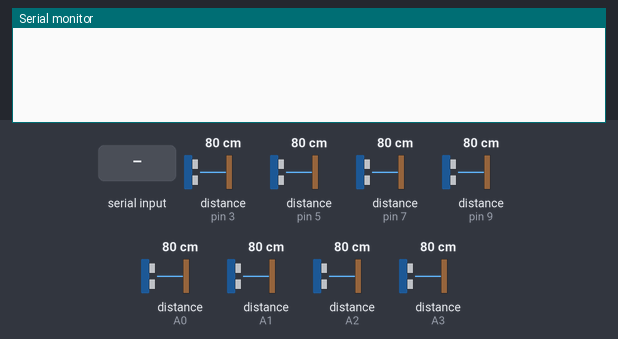
A sketch run on a simulated Arduino Uno, built with avr-gcc and run on an emulated ATmega328P. Parts: the last lines printed to the serial monitor. Wiring (inferred from the names in the program): 8 × ultrasonic range finder: trigger pin 2, echo pin 3 / trigger pin 4, echo pin 5 / trigger pin 6, echo pin 7 / trigger pin 8, echo pin 9 / trigger pin 10, echo A0 / trigger pin 11, echo A1 / trigger pin 12, echo A2 / trigger pin 13, echo A3. The test bench sets the inputs (shaded band); at power-on: distance to the obstacle (sensors on pin 3, pin 5, pin 7, pin 9, A0, A1, A2, A3) 80 cm. The echo pulse lasts 58.3 µs per cm.

Above: at 1.2 s.
1.3 s: "REQUEST_CYCLE_END\n" received over Serial
At 2.0 s:
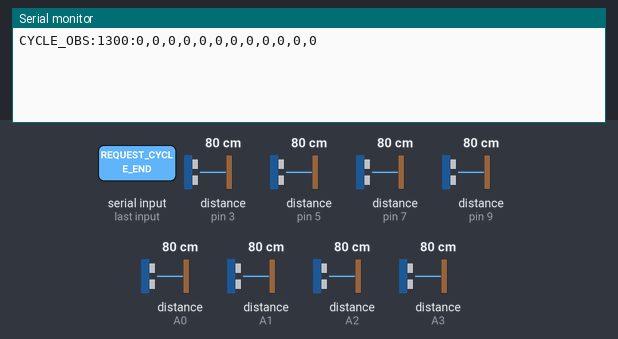
2.8 s: distance to the obstacle (sensor on pin 3) set to 2 cm
At 5.7 s:
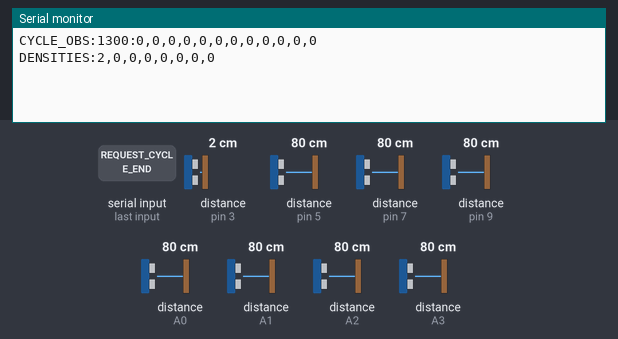

The sketch:

sensor_arduino.ino
```cpp
/* ===================== CONFIG ===================== */
#define LANES 4
#define SENSORS 8
#define OCCUPIED_DIST 20      // Cars detected if < 20cm
#define FREE_DIST 30          // No car if > 30cm
#define DECAY_INTERVAL 25000  // Decay every 25 seconds
#define DENSITY_SEND_CYCLES 3
#define SENSOR_DELAY_MS 25    // Delay between sensors to prevent crosstalk

const int trigPins[SENSORS] = {2, 4, 6, 8, 10, 11, 12, 13};
const int echoPins[SENSORS] = {3, 5, 7, 9, A0, A1, A2, A3};

/* ===================== STATE ===================== */
int density_before_light[LANES];
int density_after_light[LANES];
bool lastOccupied[SENSORS];
long lastDistance[SENSORS];
bool lastValid[SENSORS];

// Counters
int total_entered[LANES] = {0};
int total_exited[LANES] = {0};

// For sensor health
int errorCount[SENSORS] = {0};
bool sensorStatus[SENSORS] = {true};

unsigned long lastSendTime = 0;
unsigned long lastDecayTime = 0;
int cycleCounter = 0;

// For continuous scanning
static unsigned long lastScanTime = 0;
static int sensorIndex = 0;

/* ===================== UTILS ===================== */
long measureDistanceByIndex(int idx) {
  int t = trigPins[idx];
  int e = echoPins[idx];

  digitalWrite(t, LOW);
  delayMicroseconds(2);
  digitalWrite(t, HIGH);
  delayMicroseconds(10);
  digitalWrite(t, LOW);

  long d = pulseIn(e, HIGH, 30000); // timeout 30ms
  if (d == 0) {
    errorCount[idx]++;
    if (errorCount[idx] > 50) sensorStatus[idx] = false;
    return -1;
  }

  // Valid reading → reset error
  errorCount[idx] = 0;
  sensorStatus[idx] = true;

  long cm = d * 0.034 / 2;
  if (cm > 400 || cm < 2) {
    errorCount[idx]++;
    if (errorCount[idx] > 50) sensorStatus[idx] = false;
    return -1;
  }
  return cm;
}

/* ===================== CORE LOGIC ===================== */
void scanNextSensor() {
  if (millis() - lastScanTime < SENSOR_DELAY_MS) return;

  int i = sensorIndex;
  long dist = measureDistanceByIndex(i);

  lastDistance[i] = dist;
  lastValid[i] = (dist != -1);

  bool occupied = lastOccupied[i]; // Default: keep previous state (hysteresis)

  if (dist != -1 && dist < OCCUPIED_DIST) {
    occupied = true;
    if (!lastOccupied[i]) {
      int lane = i / 2;
      if (i % 2 == 0) {
        total_entered[lane]++;
      } else {
        total_exited[lane]++;
      }
    }
  } else if (dist > FREE_DIST || dist == -1) {
    occupied = false;
  }
  // If 20 <= dist <= 30 → do nothing

  lastOccupied[i] = occupied;
  sensorIndex = (sensorIndex + 1) % SENSORS;
  lastScanTime = millis();
}

// Update densities for all lanes
void updateDensities() {
  for (int l = 0; l < LANES; l++) {
    if (total_entered[l] < 0) total_entered[l] = 0;
    if (total_exited[l] < 0) total_exited[l] = 0;

    density_before_light[l] = total_entered[l] - total_exited[l];
    if (density_before_light[l] < 0) density_before_light[l] = 0;

    density_after_light[l] = total_exited[l];
    if (density_after_light[l] < 0) density_after_light[l] = 0;
  }
}

/* ===================== DECAY ===================== */
void decayCounters() {
  for (int l = 0; l < LANES; l++) {
    if (total_entered[l] > 0) total_entered[l]--;
    if (total_exited[l] > 0) total_exited[l]--;

    if (total_entered[l] < 0) total_entered[l] = 0;
    if (total_exited[l] < 0) total_exited[l] = 0;
  }
}

/* ===================== COMM ===================== */
void sendToBackend() {
  Serial.print("DENSITIES:");
  for (int l = 0; l < LANES; l++) {
    Serial.print(density_before_light[l]);
    Serial.print(",");
    Serial.print(density_after_light[l]);
    if (l < LANES - 1) Serial.print(",");
  }
  Serial.println();
}

void sendToController() {
  unsigned long timestamp = millis();
  Serial.print("CYCLE_OBS:");
  Serial.print(timestamp);
  Serial.print(":");
  for (int l = 0; l < LANES; l++) {
    Serial.print(density_before_light[l]);
    Serial.print(",");
    Serial.print(density_after_light[l]);
    Serial.print(",0"); // halting = 0
    if (l < LANES - 1) Serial.print(",");
  }
  Serial.println();
}

void sendSensorStatus() {
  Serial.print("SENSOR_STATUS:");
  for (int i = 0; i < SENSORS; i++) {
    Serial.print(sensorStatus[i] ? 1 : 0);
    if (i < SENSORS - 1) Serial.print(",");
  }
  Serial.println();
}

void handleSerial() {
  if (Serial.available()) {
    String cmd = Serial.readStringUntil('\n');
    cmd.trim();
    if (cmd == "REQUEST_CYCLE_END") {
      updateDensities();
      sendToController();
    }
  }
}

/* ===================== SETUP ===================== */
void setup() {
  Serial.begin(115200);
  for (int i = 0; i < SENSORS; i++) {
    pinMode(trigPins[i], OUTPUT);
    pinMode(echoPins[i], INPUT);
    lastOccupied[i] = false;
    lastDistance[i] = -1;
    lastValid[i] = false;
    errorCount[i] = 0;
    sensorStatus[i] = true;
  }

  for (int l = 0; l < LANES; l++) {
    total_entered[l] = 0;
    total_exited[l] = 0;
    density_before_light[l] = 0;
    density_after_light[l] = 0;
  }
}

/* ===================== LOOP ===================== */
void loop() {
  scanNextSensor();
  updateDensities();
  handleSerial();

  unsigned long now = millis();

  if (now - lastDecayTime >= DECAY_INTERVAL) {
    decayCounters();
    lastDecayTime = now;
  }

  static unsigned long lastDensitySend = 0;

  if (now - lastDensitySend > 1500) {
    cycleCounter++;
    if (cycleCounter >= DENSITY_SEND_CYCLES) {
      sendToBackend();
      cycleCounter = 0;
    }
    lastDensitySend = now;
  }

  static unsigned long lastStatusTime = 0;
  if (now - lastStatusTime > 10000) {
    sendSensorStatus();
    lastStatusTime = now;
  }
}
```

Measured:
- after the input at 1.3 s, the serial monitor: prints a new line at once (image 1)
- after the input at 2.8 s, the serial monitor: prints a new line after 1.7 s (image 2)
